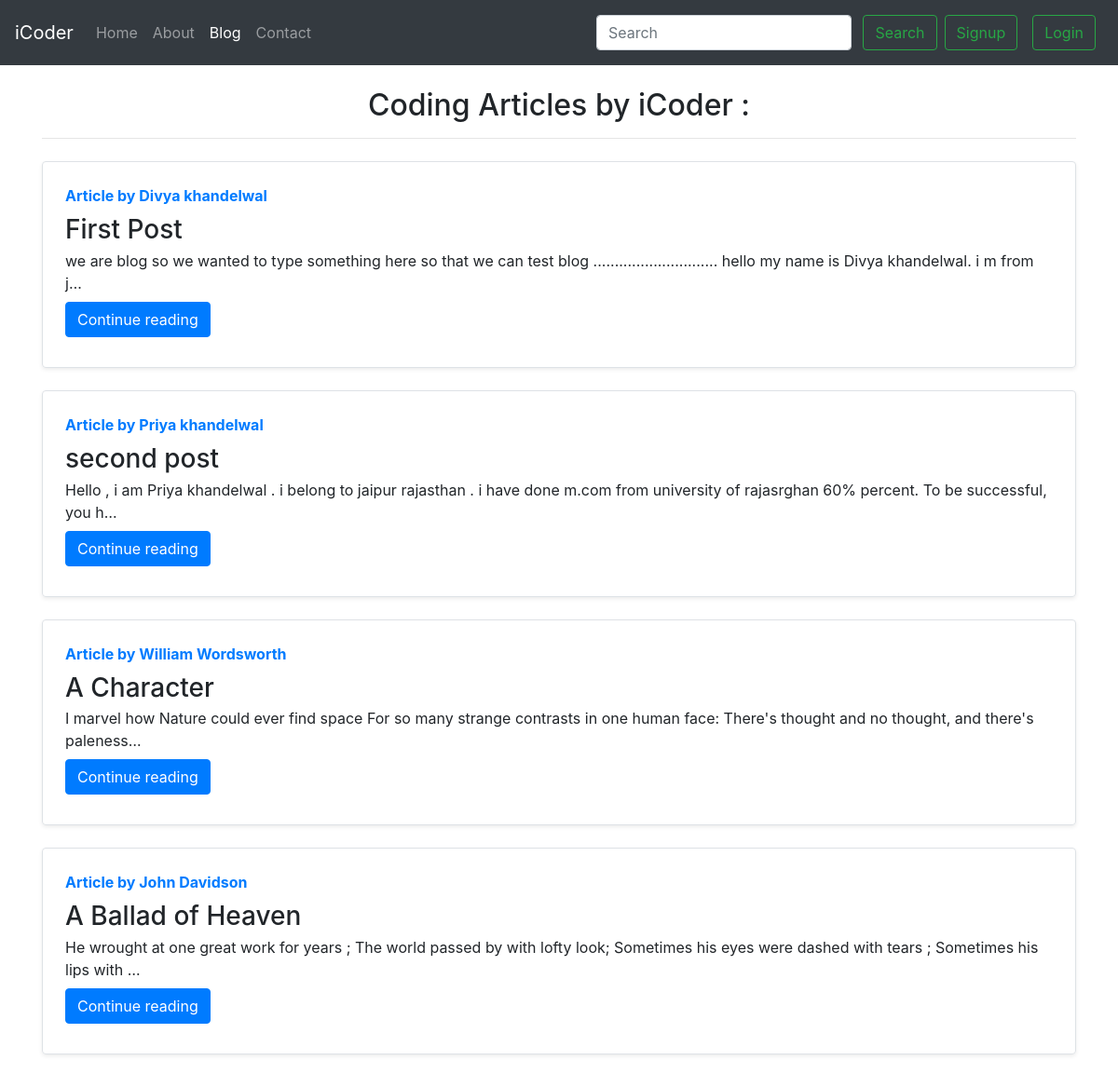
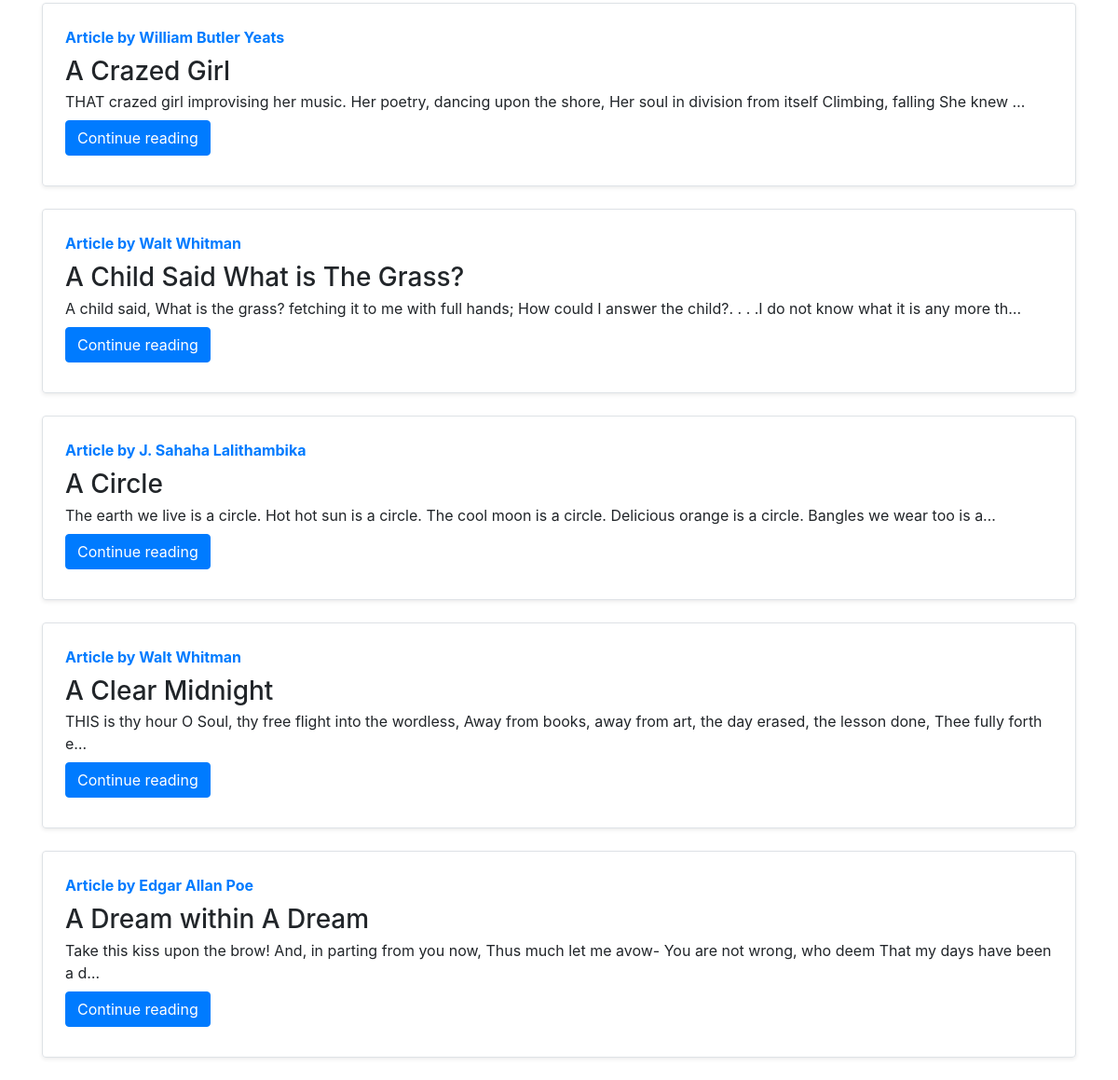
Screenshot of /blog/ with the database file from the repository (2 pictures, top to bottom).
### blog/models.py (models this page shows, shortened)
class Post(models.Model):
    sno = models.AutoField(primary_key=True)
    title = models.CharField("title", max_length=255)
    content = models.TextField("Content")
    auther = models.CharField("Author", max_length=30)
    slug = models.CharField( max_length=120)
    image = models.ImageField(default="")
    datetime =models.DateTimeField(blank=True)

### blog/views.py (the view)
# urls.py: path("", views.blogHome, name="blogHome"),
def blogHome(request):
    allposts = Post.objects.all()
    context={'allposts' : allposts}
    return render(request,'blog/blogHome.html',context)

### templates/blog/blogHome.html (shortened to what this page needs)
{% extends 'basic.html'%}
{% block blogactive %} active {% endblock blogactive %}
{% block body%}
<div class="container my-3">
<h2 class="text-center my-4">Coding Articles by iCoder :<hr></h2>
  {% for post in allposts %}
      <div class="row no-gutters border rounded overflow-hidden flex-md-row mb-4 shadow-sm h-md-250 position-relative">
        <div class="col p-4 d-flex flex-column position-static">
          <strong class="d-inline-block mb-2 text-primary">Article by {{post.auther}}</strong>
          <h3 class="mb-0">{{post.title}}</h3>
            <p class="card-text mb-auto">{{post.content | truncatechars:150}}</p>
            <div class="my-2">
                <a href="/blog/{{post.slug}}" role="button"class="btn btn-primary">Continue reading</a>
            </div>
          </div>
        </div>
 {% endfor %}
</div>
{% endblock body %}

### rows the page displays
Post: auther "Divya khandelwal", title "First Post", content "we are blog so we wanted to type something here so that we can test blog ............................. hello my name is Divya khandelwal. i m from j…"
Post: auther "Priya khandelwal", title "second post", content "Hello , i am Priya khandelwal . i belong to jaipur rajasthan . i have done m.com from university of rajasrghan 60% percent. To be successful, you h…"
Post: auther "William Wordsworth", title "A Character", content "I marvel how Nature could ever find space For so many strange contrasts in one human face: There's thought and no thought, and there's paleness…"
Post: auther "John Davidson", title "A Ballad of Heaven", content "He wrought at one great work for years ; The world passed by with lofty look; Sometimes his eyes were dashed with tears ; Sometimes his lips with …"
Post: auther "William Butler Yeats", title "A Crazed Girl", content "THAT crazed girl improvising her music. Her poetry, dancing upon the shore, Her soul in division from itself Climbing, falling She knew …"
Post: auther "Walt Whitman", title "A Child Said What is The Grass?", content "A child said, What is the grass? fetching it to me with full hands; How could I answer the child?. . . .I do not know what it is any more th…"
Post: auther "J. Sahaha Lalithambika", title "A Circle", content "The earth we live is a circle. Hot hot sun is a circle. The cool moon is a circle. Delicious orange is a circle. Bangles we wear too is a…"
Post: auther "Walt Whitman", title "A Clear Midnight", content "THIS is thy hour O Soul, thy free flight into the wordless, Away from books, away from art, the day erased, the lesson done, Thee fully forth e…"
Post: auther "Edgar Allan Poe", title "A Dream within A Dream", content "Take this kiss upon the brow! And, in parting from you now, Thus much let me avow- You are not wrong, who deem That my days have been a d…"
